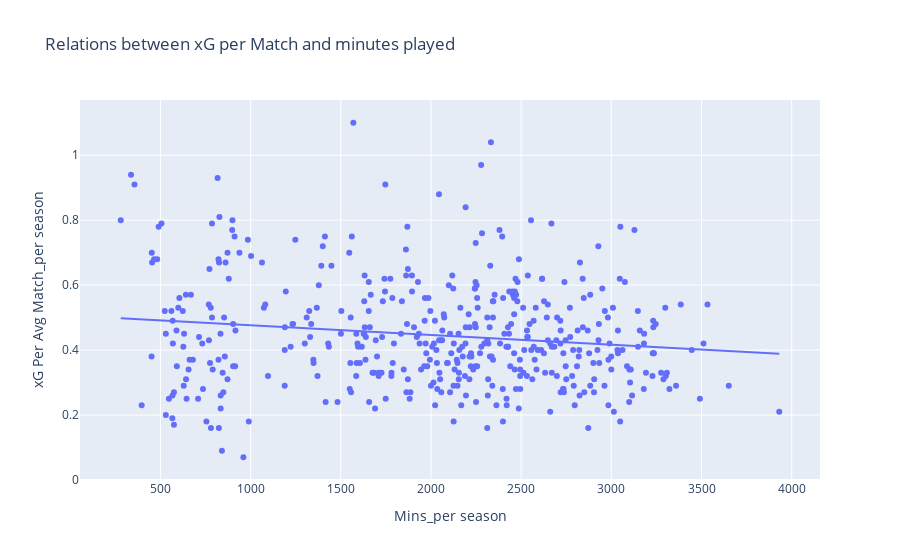

Here is the notebook cell this chart was saved with:
### Markdown cell above
###### Первые два графика построены, чтобы выяснит зависит ли количество созданных моментов от опыта. Скаттерплот помог выстроить предположения, что возможно чем больше опыта, то тем больше будет нападающий создавать голевых моментов. Боксплот же это подтвердил. Как видно на втором график, средняя у боксполта будет повышать по мере увеличения опыта. Вывод: чем опытнее игрок, те он опаснее.

### Code cell
fog = pl.scatter(finale, x = 'Mins_per season', y = 'xG Per Avg Match_per season', trendline = 'ols', title = 'Relations between xG per Match and minutes played')

fog.show()

### Figure 1 — Plotly figure (JSON) as saved in the notebook; plotly's stock layout.template omitted (floating-point values rounded to 4 significant figures; data arrays with more than 128 entries replaced by an {"elided": "..."} marker saying what was removed)
{"data": [{"hovertemplate": "Mins_per season=%{x}<br>xG Per Avg Match_per season=%{y}<extra></extra>", "legendgroup": "", "marker": {"color": "#636efa", "symbol": "circle"}, "mode": "markers", "name": "", "orientation": "v", "showlegend": false, "type": "scatter", "x": {"elided": "444 float values"}, "xaxis": "x", "y": {"elided": "444 float values"}, "yaxis": "y"}, {"hovertemplate": "<b>OLS trendline</b><br>xG Per Avg Match_per season = -2.99947e-05 * Mins_per season + 0.506237<br>R<sup>2</sup>=0.022243<br><br>Mins_per season=%{x}<br>xG Per Avg Match_per season=%{y} <b>(trend)</b><extra></extra>", "legendgroup": "", "marker": {"color": "#636efa", "symbol": "circle"}, "mode": "lines", "name": "", "showlegend": false, "type": "scatter", "x": {"elided": "444 float values"}, "xaxis": "x", "y": {"elided": "444 float values"}, "yaxis": "y"}], "layout": {"legend": {"tracegroupgap": 0}, "title": {"text": "Relations between xG per Match and minutes played"}, "xaxis": {"anchor": "y", "domain": [0, 1], "title": {"text": "Mins_per season"}}, "yaxis": {"anchor": "x", "domain": [0, 1], "title": {"text": "xG Per Avg Match_per season"}}}}
